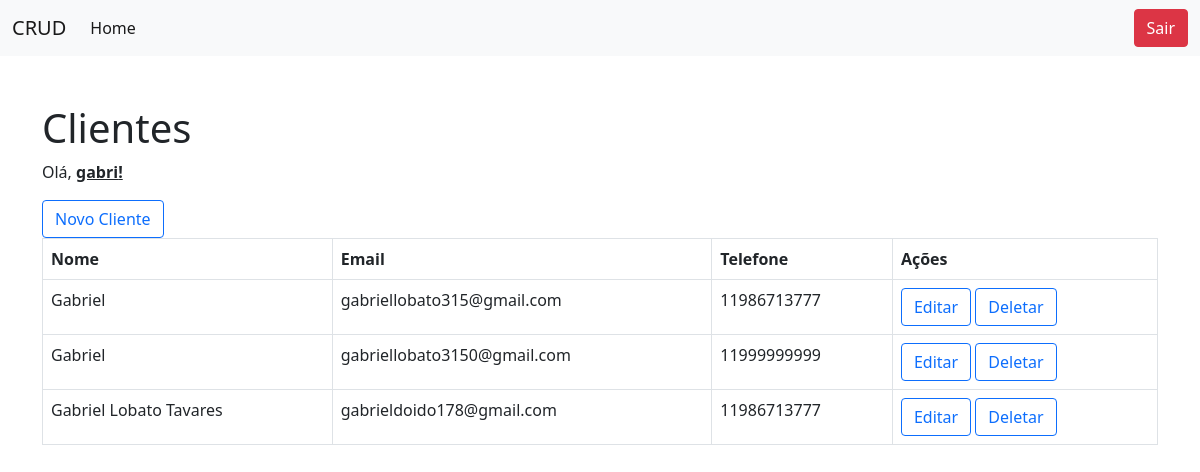
The app's page / (signed in) with its own data.
### cliente/models.py (models this page shows, shortened)
class Cliente(models.Model):
    usuario = models.ForeignKey(User, on_delete=models.CASCADE)
    nome = models.CharField(max_length=100)
    email = models.EmailField()
    telefone = models.CharField(max_length=20, blank=True)
    data_criacao = models.DateTimeField(auto_now_add=True)
    class Meta:
        unique_together = ('usuario', 'email')

### cliente/views.py (the view)
# urls.py: path('', views.lista_clientes, name='lista_clientes'),
@login_required
def lista_clientes(request):
    clientes_lista = Cliente.objects.filter(usuario=request.user).order_by('nome')  # ordenar por nome
    paginator = Paginator(clientes_lista, 10)  # 10 clientes por página
    page_number = request.GET.get('page')  # número da página vindo da URL ?page=1,2,...
    page_obj = paginator.get_page(page_number)  # obtém a página solicitada
    return render(request, 'clientes/lista_clientes.html', {'page_obj': page_obj})

### cliente/templates/clientes/lista_clientes.html (shortened to what this page needs)
<!DOCTYPE html>
<html>
<head>
    <link href="https://cdn.jsdelivr.net/npm/bootstrap@5.0.2/dist/css/bootstrap.min.css" rel="stylesheet">
</head>
<body>
<nav class="navbar navbar-expand-lg navbar-light bg-light">
  <div class="container-fluid">
    <a class="navbar-brand" href="#">CRUD</a>
    <div class="collapse navbar-collapse" id="navbarSupportedContent">
      <ul class="navbar-nav me-auto mb-2 mb-lg-0">
        <li class="nav-item">
          <a class="nav-link active" aria-current="page" href="#">Home</a>
        </li>
      </ul>
      <form method="post" action="{% url 'logout' %}">
    <button class=" btn btn-danger" type="submit">Sair</button>
    </form>
    </div>
  </div>
</nav>
<div class="container mt-5">
    <h1>Clientes</h1>
    <p>Olá, <strong><u>{{ request.user.username }}!</u> </strong></p>
    <a class="btn btn-outline-primary" href="{% url 'cria_cliente' %}">Novo Cliente</a>
    <div class="table-responsive">
    <table class="table table-hover table-bordered">
    <thead>
        <tr>
            <th>Nome</th>
            <th>Email</th>
            <th>Telefone</th>
            <th>Ações</th>
        </tr>
    </thead>
    <tbody>
        {% for cliente in page_obj %}
        <tr>
            <td>{{ cliente.nome }}</td>
            <td>{{ cliente.email }}</td>
            <td>{{ cliente.telefone }}</td>
            <td>
                <a class="btn btn-outline-primary" href="{% url 'edita_cliente' cliente.pk %}">Editar</a>
                <a class="btn btn-outline-primary" href="{% url 'deleta_cliente' cliente.pk %}">Deletar</a>
            </td>
        </tr>
        {% empty %}
        <tr><td colspan="4">Nenhum cliente encontrado.</td></tr>
        {% endfor %}
    </tbody>
    </table></div>
</div>
</body>
</html>

### records on screen
Cliente: nome "Gabriel", email "gabriellobato315@gmail.com", telefone "11986713777"
Cliente: nome "Gabriel", email "gabriellobato3150@gmail.com", telefone "11999999999"
Cliente: nome "Gabriel Lobato Tavares", email "gabrieldoido178@gmail.com", telefone "11986713777"

### other values on screen
{{ request.user.username }} "gabri"
